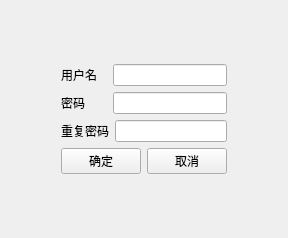
<?xml version="1.0" encoding="UTF-8"?>
<ui version="4.0">
 <class>RegWindowClass</class>
 <widget class="QWidget" name="RegWindowClass">
  <property name="geometry">
   <rect>
    <x>0</x>
    <y>0</y>
    <width>288</width>
    <height>238</height>
   </rect>
  </property>
  <property name="windowTitle">
   <string>RegWindow</string>
  </property>
  <layout class="QGridLayout" name="gridLayout">
   <item row="0" column="0">
    <layout class="QHBoxLayout" name="horizontalLayout_5">
     <item>
      <spacer name="horizontalSpacer">
       <property name="orientation">
        <enum>Qt::Horizontal</enum>
       </property>
       <property name="sizeHint" stdset="0">
        <size>
         <width>40</width>
         <height>20</height>
        </size>
       </property>
      </spacer>
     </item>
     <item>
      <layout class="QVBoxLayout" name="verticalLayout_2">
       <item>
        <spacer name="verticalSpacer">
         <property name="orientation">
          <enum>Qt::Vertical</enum>
         </property>
         <property name="sizeHint" stdset="0">
          <size>
           <width>20</width>
           <height>40</height>
          </size>
         </property>
        </spacer>
       </item>
       <item>
        <layout class="QVBoxLayout" name="verticalLayout">
         <item>
          <layout class="QHBoxLayout" name="horizontalLayout" stretch="20,50">
           <item>
            <widget class="QLabel" name="label">
             <property name="text">
              <string>用户名</string>
             </property>
            </widget>
           </item>
           <item>
            <widget class="QLineEdit" name="nameEdit"/>
           </item>
          </layout>
         </item>
         <item>
          <layout class="QHBoxLayout" name="horizontalLayout_2" stretch="20,50">
           <item>
            <widget class="QLabel" name="label_2">
             <property name="text">
              <string>密码</string>
             </property>
            </widget>
           </item>
           <item>
            <widget class="QLineEdit" name="passwdEdit"/>
           </item>
          </layout>
         </item>
         <item>
          <layout class="QHBoxLayout" name="horizontalLayout_4" stretch="20,60">
           <item>
            <widget class="QLabel" name="label_3">
             <property name="text">
              <string>重复密码</string>
             </property>
            </widget>
           </item>
           <item>
            <widget class="QLineEdit" name="repeatEdit"/>
           </item>
          </layout>
         </item>
         <item>
          <layout class="QHBoxLayout" name="horizontalLayout_3">
           <item>
            <widget class="QPushButton" name="confirmBtn">
             <property name="text">
              <string>确定</string>
             </property>
            </widget>
           </item>
           <item>
            <widget class="QPushButton" name="cancelBtn">
             <property name="text">
              <string>取消</string>
             </property>
            </widget>
           </item>
          </layout>
         </item>
        </layout>
       </item>
       <item>
        <spacer name="verticalSpacer_2">
         <property name="orientation">
          <enum>Qt::Vertical</enum>
         </property>
         <property name="sizeHint" stdset="0">
          <size>
           <width>20</width>
           <height>40</height>
          </size>
         </property>
        </spacer>
       </item>
      </layout>
     </item>
     <item>
      <spacer name="horizontalSpacer_2">
       <property name="orientation">
        <enum>Qt::Horizontal</enum>
       </property>
       <property name="sizeHint" stdset="0">
        <size>
         <width>40</width>
         <height>20</height>
        </size>
       </property>
      </spacer>
     </item>
    </layout>
   </item>
  </layout>
 </widget>
 <layoutdefault spacing="6" margin="11"/>
 <resources/>
 <connections/>
</ui>
